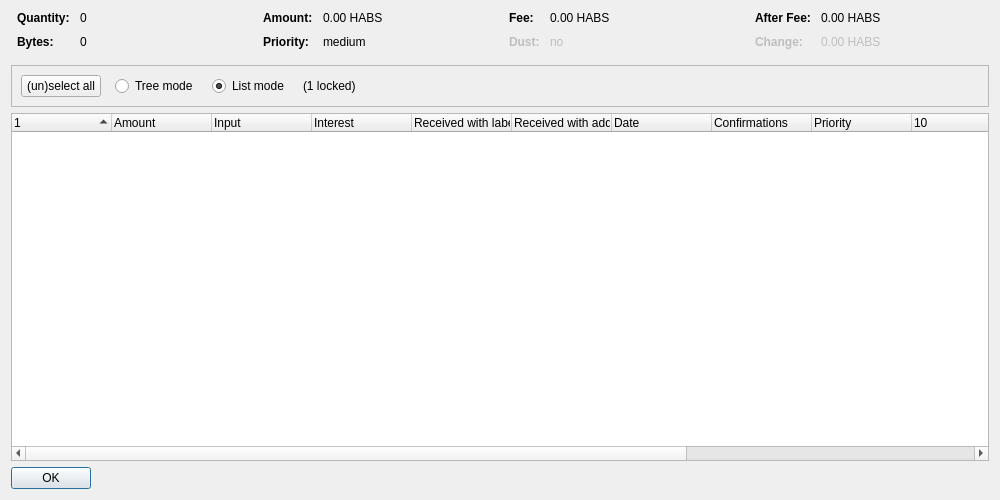
<?xml version="1.0" encoding="UTF-8"?>
<ui version="4.0">
 <class>CoinControlDialog</class>
 <widget class="QDialog" name="CoinControlDialog">
  <property name="geometry">
   <rect>
    <x>0</x>
    <y>0</y>
    <width>1000</width>
    <height>500</height>
   </rect>
  </property>
  <property name="windowTitle">
   <string>Coin Selection</string>
  </property>
  <layout class="QVBoxLayout" name="verticalLayout">
   <item>
    <layout class="QHBoxLayout" name="horizontalLayoutTop" stretch="0,0,0,0">
     <property name="topMargin">
      <number>0</number>
     </property>
     <property name="bottomMargin">
      <number>10</number>
     </property>
     <item>
      <layout class="QFormLayout" name="formLayoutCoinControl1">
       <property name="horizontalSpacing">
        <number>10</number>
       </property>
       <property name="verticalSpacing">
        <number>10</number>
       </property>
       <property name="leftMargin">
        <number>6</number>
       </property>
       <property name="rightMargin">
        <number>6</number>
       </property>
       <item row="0" column="0">
        <widget class="QLabel" name="labelCoinControlQuantityText">
         <property name="font">
          <font>
           <weight>75</weight>
           <bold>true</bold>
          </font>
         </property>
         <property name="text">
          <string>Quantity:</string>
         </property>
        </widget>
       </item>
       <item row="0" column="1">
        <widget class="QLabel" name="labelCoinControlQuantity">
         <property name="cursor">
          <cursorShape>IBeamCursor</cursorShape>
         </property>
         <property name="contextMenuPolicy">
          <enum>Qt::ActionsContextMenu</enum>
         </property>
         <property name="text">
          <string notr="true">0</string>
         </property>
         <property name="textInteractionFlags">
          <set>Qt::LinksAccessibleByMouse|Qt::TextSelectableByKeyboard|Qt::TextSelectableByMouse</set>
         </property>
        </widget>
       </item>
       <item row="1" column="0">
        <widget class="QLabel" name="labelCoinControlBytesText">
         <property name="font">
          <font>
           <weight>75</weight>
           <bold>true</bold>
          </font>
         </property>
         <property name="text">
          <string>Bytes:</string>
         </property>
        </widget>
       </item>
       <item row="1" column="1">
        <widget class="QLabel" name="labelCoinControlBytes">
         <property name="cursor">
          <cursorShape>IBeamCursor</cursorShape>
         </property>
         <property name="contextMenuPolicy">
          <enum>Qt::ActionsContextMenu</enum>
         </property>
         <property name="text">
          <string notr="true">0</string>
         </property>
         <property name="textInteractionFlags">
          <set>Qt::LinksAccessibleByMouse|Qt::TextSelectableByKeyboard|Qt::TextSelectableByMouse</set>
         </property>
        </widget>
       </item>
      </layout>
     </item>
     <item>
      <layout class="QFormLayout" name="formLayoutCoinControl2">
       <property name="horizontalSpacing">
        <number>10</number>
       </property>
       <property name="verticalSpacing">
        <number>10</number>
       </property>
       <property name="leftMargin">
        <number>6</number>
       </property>
       <property name="rightMargin">
        <number>6</number>
       </property>
       <item row="0" column="0">
        <widget class="QLabel" name="labelCoinControlAmountText">
         <property name="font">
          <font>
           <weight>75</weight>
           <bold>true</bold>
          </font>
         </property>
         <property name="text">
          <string>Amount:</string>
         </property>
        </widget>
       </item>
       <item row="0" column="1">
        <widget class="QLabel" name="labelCoinControlAmount">
         <property name="cursor">
          <cursorShape>IBeamCursor</cursorShape>
         </property>
         <property name="contextMenuPolicy">
          <enum>Qt::ActionsContextMenu</enum>
         </property>
         <property name="text">
          <string notr="true">0.00 HABS</string>
         </property>
         <property name="textInteractionFlags">
          <set>Qt::LinksAccessibleByMouse|Qt::TextSelectableByKeyboard|Qt::TextSelectableByMouse</set>
         </property>
        </widget>
       </item>
       <item row="1" column="0">
        <widget class="QLabel" name="labelCoinControlPriorityText">
         <property name="font">
          <font>
           <weight>75</weight>
           <bold>true</bold>
          </font>
         </property>
         <property name="text">
          <string>Priority:</string>
         </property>
        </widget>
       </item>
       <item row="1" column="1">
        <widget class="QLabel" name="labelCoinControlPriority">
         <property name="cursor">
          <cursorShape>IBeamCursor</cursorShape>
         </property>
         <property name="contextMenuPolicy">
          <enum>Qt::ActionsContextMenu</enum>
         </property>
         <property name="text">
          <string notr="true">medium</string>
         </property>
         <property name="textInteractionFlags">
          <set>Qt::LinksAccessibleByMouse|Qt::TextSelectableByKeyboard|Qt::TextSelectableByMouse</set>
         </property>
        </widget>
       </item>
      </layout>
     </item>
     <item>
      <layout class="QFormLayout" name="formLayoutCoinControl3">
       <property name="horizontalSpacing">
        <number>10</number>
       </property>
       <property name="verticalSpacing">
        <number>10</number>
       </property>
       <property name="leftMargin">
        <number>6</number>
       </property>
       <property name="rightMargin">
        <number>6</number>
       </property>
       <item row="0" column="0">
        <widget class="QLabel" name="labelCoinControlFeeText">
         <property name="font">
          <font>
           <weight>75</weight>
           <bold>true</bold>
          </font>
         </property>
         <property name="text">
          <string>Fee:</string>
         </property>
        </widget>
       </item>
       <item row="0" column="1">
        <widget class="QLabel" name="labelCoinControlFee">
         <property name="cursor">
          <cursorShape>IBeamCursor</cursorShape>
         </property>
         <property name="contextMenuPolicy">
          <enum>Qt::ActionsContextMenu</enum>
         </property>
         <property name="text">
          <string notr="true">0.00 HABS</string>
         </property>
         <property name="textInteractionFlags">
          <set>Qt::LinksAccessibleByMouse|Qt::TextSelectableByKeyboard|Qt::TextSelectableByMouse</set>
         </property>
        </widget>
       </item>
       <item row="1" column="0">
        <widget class="QLabel" name="labelCoinControlLowOutputText">
         <property name="enabled">
          <bool>false</bool>
         </property>
         <property name="font">
          <font>
           <weight>75</weight>
           <bold>true</bold>
          </font>
         </property>
         <property name="text">
          <string>Dust:</string>
         </property>
        </widget>
       </item>
       <item row="1" column="1">
        <widget class="QLabel" name="labelCoinControlLowOutput">
         <property name="enabled">
          <bool>false</bool>
         </property>
         <property name="cursor">
          <cursorShape>IBeamCursor</cursorShape>
         </property>
         <property name="contextMenuPolicy">
          <enum>Qt::ActionsContextMenu</enum>
         </property>
         <property name="text">
          <string notr="true">no</string>
         </property>
         <property name="textInteractionFlags">
          <set>Qt::LinksAccessibleByMouse|Qt::TextSelectableByKeyboard|Qt::TextSelectableByMouse</set>
         </property>
        </widget>
       </item>
      </layout>
     </item>
     <item>
      <layout class="QFormLayout" name="formLayoutCoinControl4">
       <property name="horizontalSpacing">
        <number>10</number>
       </property>
       <property name="verticalSpacing">
        <number>10</number>
       </property>
       <property name="leftMargin">
        <number>6</number>
       </property>
       <property name="rightMargin">
        <number>6</number>
       </property>
       <item row="0" column="0">
        <widget class="QLabel" name="labelCoinControlAfterFeeText">
         <property name="font">
          <font>
           <weight>75</weight>
           <bold>true</bold>
          </font>
         </property>
         <property name="text">
          <string>After Fee:</string>
         </property>
        </widget>
       </item>
       <item row="0" column="1">
        <widget class="QLabel" name="labelCoinControlAfterFee">
         <property name="cursor">
          <cursorShape>IBeamCursor</cursorShape>
         </property>
         <property name="contextMenuPolicy">
          <enum>Qt::ActionsContextMenu</enum>
         </property>
         <property name="text">
          <string notr="true">0.00 HABS</string>
         </property>
         <property name="textInteractionFlags">
          <set>Qt::LinksAccessibleByMouse|Qt::TextSelectableByKeyboard|Qt::TextSelectableByMouse</set>
         </property>
        </widget>
       </item>
       <item row="1" column="0">
        <widget class="QLabel" name="labelCoinControlChangeText">
         <property name="enabled">
          <bool>false</bool>
         </property>
         <property name="font">
          <font>
           <weight>75</weight>
           <bold>true</bold>
          </font>
         </property>
         <property name="text">
          <string>Change:</string>
         </property>
        </widget>
       </item>
       <item row="1" column="1">
        <widget class="QLabel" name="labelCoinControlChange">
         <property name="enabled">
          <bool>false</bool>
         </property>
         <property name="cursor">
          <cursorShape>IBeamCursor</cursorShape>
         </property>
         <property name="contextMenuPolicy">
          <enum>Qt::ActionsContextMenu</enum>
         </property>
         <property name="text">
          <string notr="true">0.00 HABS</string>
         </property>
         <property name="textInteractionFlags">
          <set>Qt::LinksAccessibleByMouse|Qt::TextSelectableByKeyboard|Qt::TextSelectableByMouse</set>
         </property>
        </widget>
       </item>
      </layout>
     </item>
    </layout>
   </item>
   <item>
    <widget class="QFrame" name="frame">
     <property name="minimumSize">
      <size>
       <width>0</width>
       <height>40</height>
      </size>
     </property>
     <property name="frameShape">
      <enum>QFrame::StyledPanel</enum>
     </property>
     <property name="frameShadow">
      <enum>QFrame::Sunken</enum>
     </property>
     <layout class="QHBoxLayout" name="horizontalLayout">
      <item>
       <layout class="QHBoxLayout" name="horizontalLayoutPanel" stretch="0,0,0,0,0">
        <property name="spacing">
         <number>14</number>
        </property>
        <item>
         <widget class="QPushButton" name="pushButtonSelectAll">
          <property name="sizePolicy">
           <sizepolicy hsizetype="Maximum" vsizetype="Fixed">
            <horstretch>0</horstretch>
            <verstretch>0</verstretch>
           </sizepolicy>
          </property>
          <property name="text">
           <string>(un)select all</string>
          </property>
          <property name="autoDefault">
           <bool>false</bool>
          </property>
         </widget>
        </item>
        <item>
         <widget class="QRadioButton" name="radioTreeMode">
          <property name="sizePolicy">
           <sizepolicy hsizetype="Maximum" vsizetype="Fixed">
            <horstretch>0</horstretch>
            <verstretch>0</verstretch>
           </sizepolicy>
          </property>
          <property name="text">
           <string>Tree mode</string>
          </property>
         </widget>
        </item>
        <item>
         <widget class="QRadioButton" name="radioListMode">
          <property name="sizePolicy">
           <sizepolicy hsizetype="Maximum" vsizetype="Fixed">
            <horstretch>0</horstretch>
            <verstretch>0</verstretch>
           </sizepolicy>
          </property>
          <property name="text">
           <string>List mode</string>
          </property>
          <property name="checked">
           <bool>true</bool>
          </property>
         </widget>
        </item>
        <item>
         <widget class="QLabel" name="labelLocked">
          <property name="text">
           <string notr="true">(1 locked)</string>
          </property>
         </widget>
        </item>
        <item>
         <spacer name="horizontalSpacer">
          <property name="orientation">
           <enum>Qt::Horizontal</enum>
          </property>
          <property name="sizeHint" stdset="0">
           <size>
            <width>40</width>
            <height>20</height>
           </size>
          </property>
         </spacer>
        </item>
       </layout>
      </item>
     </layout>
    </widget>
   </item>
   <item>
    <widget class="CoinControlTreeWidget" name="treeWidget">
     <property name="contextMenuPolicy">
      <enum>Qt::CustomContextMenu</enum>
     </property>
     <property name="sortingEnabled">
      <bool>false</bool>
     </property>
     <property name="columnCount">
      <number>14</number>
     </property>
     <attribute name="headerShowSortIndicator" stdset="0">
      <bool>true</bool>
     </attribute>
     <attribute name="headerStretchLastSection">
      <bool>false</bool>
     </attribute>
     <column>
      <property name="text">
       <string/>
      </property>
     </column>
     <column>
      <property name="text">
       <string>Amount</string>
      </property>
     </column>
      <column>
      <property name="text">
       <string>Input</string>
      </property>
     </column>
      <column>
      <property name="text">
       <string>Interest</string>
      </property>
     </column>
     <column>
      <property name="text">
       <string>Received with label</string>
      </property>
     </column>
     <column>
      <property name="text">
       <string>Received with address</string>
      </property>
     </column>
     <column>
      <property name="text">
       <string>Date</string>
      </property>
     </column>
     <column>
      <property name="text">
       <string>Confirmations</string>
      </property>
      <property name="toolTip">
       <string>Confirmed</string>
      </property>
     </column>
     <column>
      <property name="text">
       <string>Priority</string>
      </property>
     </column>
     <column>
      <property name="text">
       <string/>
      </property>
     </column>
     <column>
      <property name="text">
       <string/>
      </property>
     </column>
     <column>
      <property name="text">
       <string/>
      </property>
     </column>
     <column>
      <property name="text">
       <string/>
      </property>
     </column>
     <column>
      <property name="text">
       <string/>
      </property>
     </column>
    </widget>
   </item>
   <item>
    <widget class="QDialogButtonBox" name="buttonBox">
     <property name="sizePolicy">
      <sizepolicy hsizetype="Maximum" vsizetype="Fixed">
       <horstretch>0</horstretch>
       <verstretch>0</verstretch>
      </sizepolicy>
     </property>
     <property name="orientation">
      <enum>Qt::Horizontal</enum>
     </property>
     <property name="standardButtons">
      <set>QDialogButtonBox::Ok</set>
     </property>
    </widget>
   </item>
  </layout>
 </widget>
 <customwidgets>
  <customwidget>
   <class>CoinControlTreeWidget</class>
   <extends>QTreeWidget</extends>
   <header>coincontroltreewidget.h</header>
  </customwidget>
 </customwidgets>
 <resources/>
 <connections/>
</ui>
